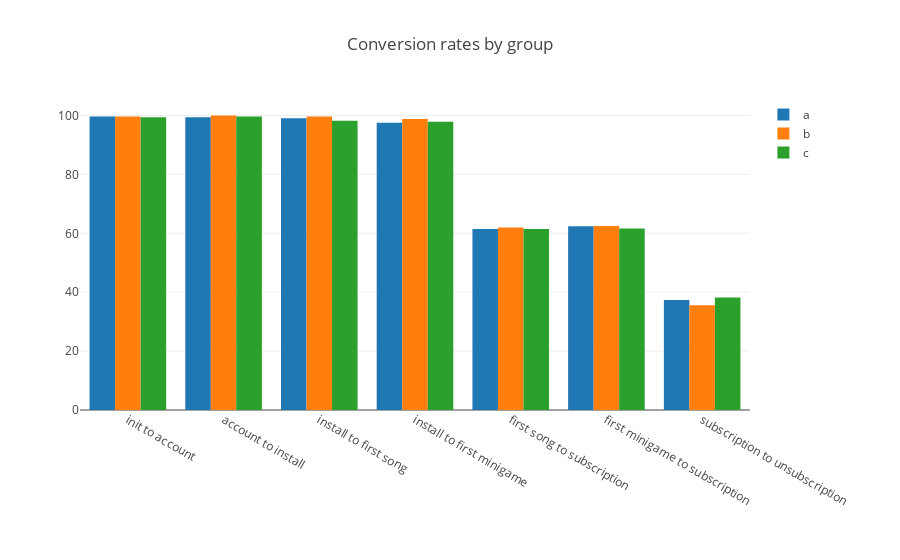

Write notebook code for a chart like this one.
### Markdown cell above
Now let's plot the conversion rates.

### Code cell
data = []
for row in funnel_conversion.iterrows():
    trace = go.Bar(
        x=row[1].index.tolist(),
        y=row[1].tolist(),
        name=row[0]
    )
    data.append(trace)
    
margin=go.Margin(
    b=150,
    r=150
)

layout = go.Layout(
    title='Conversion rates by group',
    barmode='group',
    margin=margin
)

fig = go.Figure(data=data, layout=layout)
iplot(fig, filename='grouped-bar', show_link=False)

### Figure 1 — Plotly figure (JSON) as saved in the notebook; plotly's stock layout.template omitted (floating-point values rounded to 4 significant figures)
{"data": [{"name": "a", "type": "bar", "x": ["init to account", "account to install", "install to first song", "install to first minigame", "first song to subscription", "first minigame to subscription", "subscription to unsubscription"], "y": [99.7, 99.4, 99.09, 97.58, 61.47, 62.42, 37.31]}, {"name": "b", "type": "bar", "x": ["init to account", "account to install", "install to first song", "install to first minigame", "first song to subscription", "first minigame to subscription", "subscription to unsubscription"], "y": [99.7, 100, 99.7, 98.8, 61.93, 62.5, 35.61]}, {"name": "c", "type": "bar", "x": ["init to account", "account to install", "install to first song", "install to first minigame", "first song to subscription", "first minigame to subscription", "subscription to unsubscription"], "y": [99.4, 99.7, 98.18, 97.88, 61.42, 61.61, 38.19]}], "layout": {"barmode": "group", "margin": {"b": 150, "r": 150}, "title": "Conversion rates by group"}}
